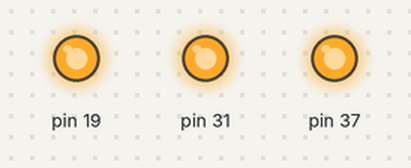
The program below on a simulated Raspberry Pi (header pin numbers). Parts: output pins drawn as LEDs (lit = HIGH). At 20.0 s the program stops and its outputs stay as they are.

Above: at 0.1 s.
At 20.1 s:
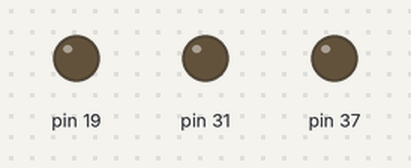
Timing chart, 0 to 21.5 s (numbered marks = the images above):
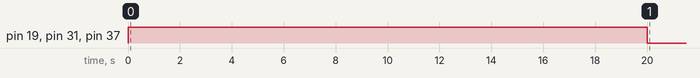

The program:

unlock.py
```python
import RPi.GPIO as GPIO
import time

def blink1():
        #GPIO.output(pin,GPIO.HIGH)
        #GPIO.output(21,GPIO.LOW)
        GPIO.output(37,GPIO.HIGH)
        GPIO.output(19,GPIO.HIGH)
        GPIO.output(31,GPIO.HIGH)
        time.sleep(2)
        return

# to use Raspberry Pi board pin numbers
GPIO.setmode(GPIO.BOARD)
# set up GPIO output channel
GPIO.setup(37, GPIO.OUT)
GPIO.setup(19, GPIO.OUT)
GPIO.setup(31, GPIO.OUT)

for i in range(0,10):
       blink1()
GPIO.cleanup()
```

Measured:
- by itself, pin 19, pin 31, pin 37: LOW → HIGH at 0.00 s, → LOW 20.0 s later
